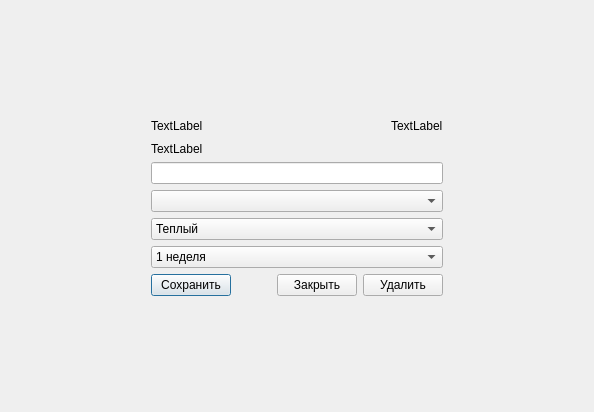
<?xml version="1.0" encoding="UTF-8"?>
<ui version="4.0">
 <class>ProfileTurWindow</class>
 <widget class="QDialog" name="ProfileTurWindow">
  <property name="geometry">
   <rect>
    <x>0</x>
    <y>0</y>
    <width>594</width>
    <height>412</height>
   </rect>
  </property>
  <property name="windowTitle">
   <string>Dialog</string>
  </property>
  <layout class="QGridLayout" name="gridLayout">
   <item row="0" column="1">
    <spacer name="verticalSpacer_2">
     <property name="orientation">
      <enum>Qt::Vertical</enum>
     </property>
     <property name="sizeHint" stdset="0">
      <size>
       <width>20</width>
       <height>59</height>
      </size>
     </property>
    </spacer>
   </item>
   <item row="1" column="1" colspan="2">
    <layout class="QHBoxLayout" name="horizontalLayout">
     <item>
      <widget class="QLabel" name="Operatorlabel">
       <property name="text">
        <string>TextLabel</string>
       </property>
      </widget>
     </item>
     <item>
      <spacer name="horizontalSpacer">
       <property name="orientation">
        <enum>Qt::Horizontal</enum>
       </property>
       <property name="sizeHint" stdset="0">
        <size>
         <width>40</width>
         <height>20</height>
        </size>
       </property>
      </spacer>
     </item>
     <item>
      <widget class="QLabel" name="Clientlabel">
       <property name="text">
        <string>TextLabel</string>
       </property>
      </widget>
     </item>
    </layout>
   </item>
   <item row="2" column="0">
    <spacer name="horizontalSpacer_3">
     <property name="orientation">
      <enum>Qt::Horizontal</enum>
     </property>
     <property name="sizeHint" stdset="0">
      <size>
       <width>101</width>
       <height>20</height>
      </size>
     </property>
    </spacer>
   </item>
   <item row="2" column="1" colspan="2">
    <layout class="QVBoxLayout" name="verticalLayout">
     <item>
      <widget class="QLabel" name="Countrylabel">
       <property name="text">
        <string>TextLabel</string>
       </property>
      </widget>
     </item>
     <item>
      <widget class="QLineEdit" name="DateelineEdit"/>
     </item>
     <item>
      <widget class="QComboBox" name="HotelcomboBox"/>
     </item>
     <item>
      <widget class="QComboBox" name="ClimatecomboBox">
       <item>
        <property name="text">
         <string>Теплый</string>
        </property>
       </item>
       <item>
        <property name="text">
         <string>Умеренный</string>
        </property>
       </item>
       <item>
        <property name="text">
         <string>Холодный</string>
        </property>
       </item>
      </widget>
     </item>
     <item>
      <widget class="QComboBox" name="DureationcomboBox">
       <item>
        <property name="text">
         <string>1 неделя</string>
        </property>
       </item>
       <item>
        <property name="text">
         <string>2 недели</string>
        </property>
       </item>
       <item>
        <property name="text">
         <string>4 недели</string>
        </property>
       </item>
      </widget>
     </item>
    </layout>
   </item>
   <item row="2" column="3">
    <spacer name="horizontalSpacer_4">
     <property name="orientation">
      <enum>Qt::Horizontal</enum>
     </property>
     <property name="sizeHint" stdset="0">
      <size>
       <width>100</width>
       <height>20</height>
      </size>
     </property>
    </spacer>
   </item>
   <item row="3" column="1" colspan="2">
    <layout class="QHBoxLayout" name="horizontalLayout_3">
     <item>
      <widget class="QPushButton" name="pushButton_2">
       <property name="text">
        <string>Сохранить</string>
       </property>
      </widget>
     </item>
     <item>
      <spacer name="horizontalSpacer_2">
       <property name="orientation">
        <enum>Qt::Horizontal</enum>
       </property>
       <property name="sizeHint" stdset="0">
        <size>
         <width>40</width>
         <height>20</height>
        </size>
       </property>
      </spacer>
     </item>
     <item>
      <layout class="QHBoxLayout" name="horizontalLayout_2">
       <item>
        <widget class="QPushButton" name="pushButton">
         <property name="text">
          <string>Закрыть</string>
         </property>
        </widget>
       </item>
       <item>
        <widget class="QPushButton" name="DeletepushButton">
         <property name="text">
          <string>Удалить</string>
         </property>
        </widget>
       </item>
      </layout>
     </item>
    </layout>
   </item>
   <item row="4" column="2">
    <spacer name="verticalSpacer">
     <property name="orientation">
      <enum>Qt::Vertical</enum>
     </property>
     <property name="sizeHint" stdset="0">
      <size>
       <width>20</width>
       <height>59</height>
      </size>
     </property>
    </spacer>
   </item>
  </layout>
 </widget>
 <resources/>
 <connections/>
</ui>
